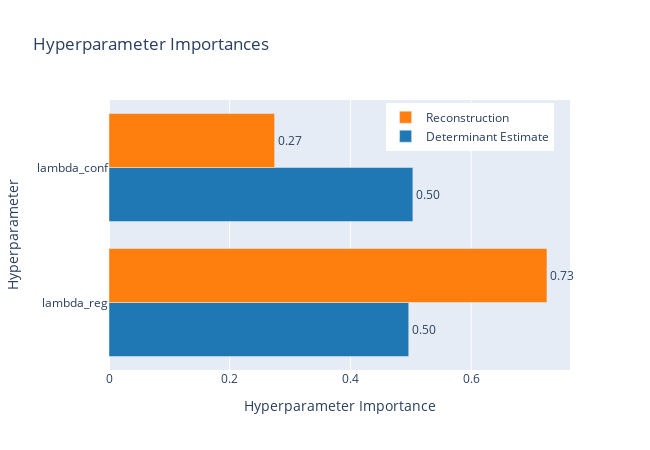

The notebook cell this image was saved under:
### Code cell
# Option A: set order by passing params in desired order
fig = vis.plot_param_importances(study3, evaluator=optuna.importance.MeanDecreaseImpurityImportanceEvaluator())  # plotly.graph_objs.Figure

# Option B (alternative): enforce a specific y-axis/category order after creating the figure
# If you prefer the other order, swap the list below.
fig.update_layout(yaxis=dict(categoryorder='array', categoryarray=["lambda_reg", "lambda_conf"]))
labels = ["Determinant Estimate", "Reconstruction"]
colors = ['#1f77b4', '#ff7f0e']
for i, trace in enumerate(fig.data):
    trace.marker.color = colors[i % len(colors)]
    trace.name = labels[i]  # set legend label

# set pixel dimensions and legend
fig.update_layout(width=650, height=450, legend=dict(y=0.99, x=0.6, traceorder='reversed'))
fig.show()

### Figure 1 — Plotly figure (JSON) as saved in the notebook; plotly's stock layout.template omitted (floating-point values rounded to 4 significant figures)
{"data": [{"cliponaxis": false, "hovertemplate": ["lambda_reg (FloatDistribution): 0.4965739952897117<extra></extra>", "lambda_conf (FloatDistribution): 0.5034260047102884<extra></extra>"], "marker": {"color": "#1f77b4"}, "name": "Determinant Estimate", "orientation": "h", "text": ["0.50", "0.50"], "textposition": "outside", "type": "bar", "x": [0.4966, 0.5034], "y": ["lambda_reg", "lambda_conf"]}, {"cliponaxis": false, "hovertemplate": ["lambda_conf (FloatDistribution): 0.2744276631537115<extra></extra>", "lambda_reg (FloatDistribution): 0.7255723368462886<extra></extra>"], "marker": {"color": "#ff7f0e"}, "name": "Reconstruction", "orientation": "h", "text": ["0.27", "0.73"], "textposition": "outside", "type": "bar", "x": [0.2744, 0.7256], "y": ["lambda_conf", "lambda_reg"]}], "layout": {"height": 450, "legend": {"traceorder": "reversed", "x": 0.6, "y": 0.99}, "title": {"text": "Hyperparameter Importances"}, "width": 650, "xaxis": {"title": {"text": "Hyperparameter Importance"}}, "yaxis": {"categoryarray": ["lambda_reg", "lambda_conf"], "categoryorder": "array", "title": {"text": "Hyperparameter"}}}}
